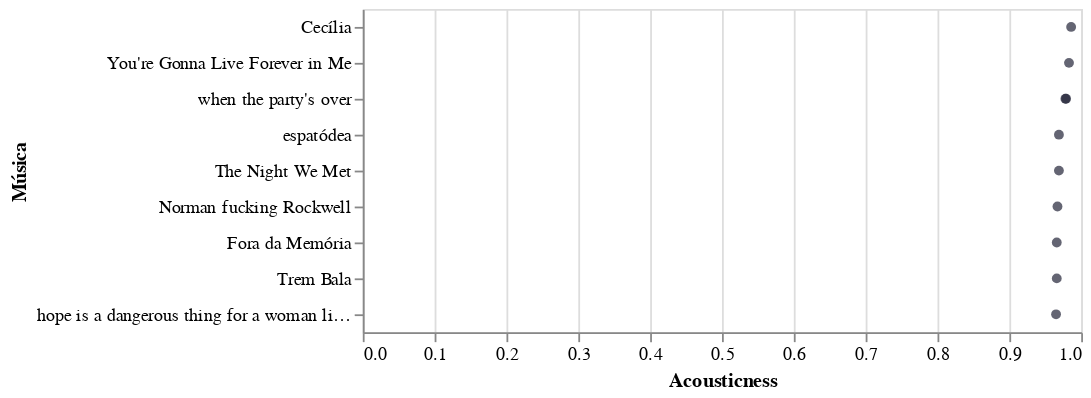

This figure's notebook cell:
### Code cell
gettop10track('acousticness','Acousticness')

### Figure 1 — Vega-Lite specification as saved in the notebook (floating-point values rounded to 4 significant figures)
{"config": {"view": {"continuousWidth": 400, "continuousHeight": 300}}, "data": {"name": "data-c899f514c425ef1243b626ede7ac4880"}, "mark": {"type": "circle", "color": "#222437"}, "encoding": {"tooltip": [{"type": "quantitative", "field": "acousticness", "title": "Acousticness"}, {"type": "nominal", "field": "name", "title": "Música"}, {"type": "nominal", "field": "artist", "title": "Artista"}], "x": {"type": "quantitative", "axis": {"title": "Acousticness"}, "field": "acousticness"}, "y": {"type": "nominal", "axis": {"title": "Música"}, "field": "name", "sort": "-x"}}, "$schema": "https://vega.github.io/schema/vega-lite/v4.8.1.json", "datasets": {"data-c899f514c425ef1243b626ede7ac4880": [{"artist": "ANAVITÓRIA", "name": "Cecília", "acousticness": 0.986}, {"artist": "John Mayer", "name": "You're Gonna Live Forever in Me", "acousticness": 0.983}, {"artist": "Billie Eilish", "name": "when the party's over", "acousticness": 0.979}, {"artist": "Billie Eilish", "name": "when the party's over", "acousticness": 0.978}, {"artist": "ANAVITÓRIA", "name": "espatódea", "acousticness": 0.969}, {"artist": "Lord Huron", "name": "The Night We Met", "acousticness": 0.969}, {"artist": "Lana Del Rey", "name": "Norman fucking Rockwell", "acousticness": 0.967}, {"artist": "Tribalistas", "name": "Fora da Memória", "acousticness": 0.966}, {"artist": "Vibes Brasil", "name": "Trem Bala", "acousticness": 0.966}, {"artist": "Lana Del Rey", "name": "hope is a dangerous thing for a woman like me to have - but I have it", "acousticness": 0.965}]}}
